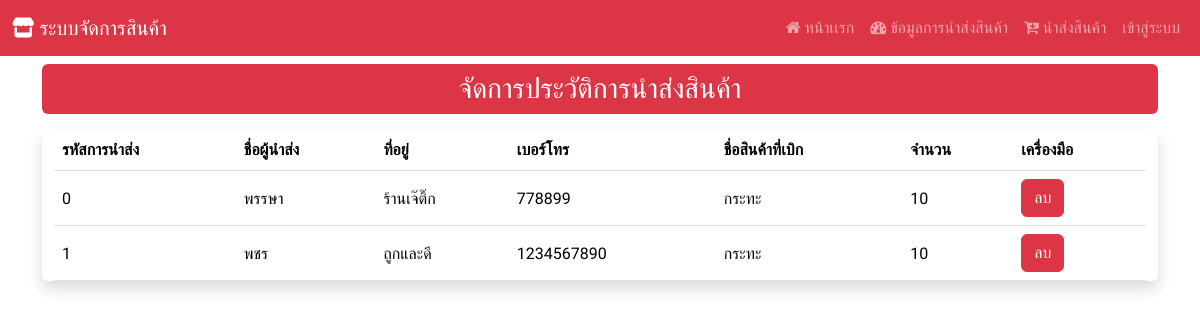
/buy_product/, run on an earlier commit of the app's database.
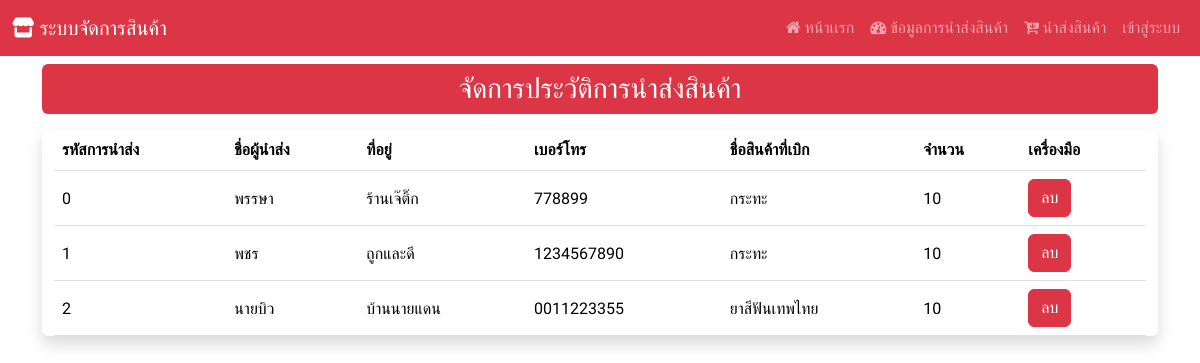
And on a later commit of the database.
### Hospital_app/models.py (models this page shows, shortened)
class report_buy(models.Model):
    report_id = models.AutoField(primary_key=True)
    username = models.CharField(max_length=255)
    address = models.CharField(max_length=255)
    tal = models.CharField(max_length=255)
    product_name = models.CharField(max_length=255)
    product_qty = models.IntegerField()

### Hospital_app/views.py (the view)
# urls.py: path('buy_product/', views.buy_product_view, name='buy_product'),
def buy_product_view(request):
    show_report = report_buy.objects.all()
    context  = {"report" : show_report}
    return render(request, "buy_product.html", context)

### Hospital_app/templates/buy_product.html (shortened to what this page needs)
{% extends "base.html" %}
{% block content %}
<div class="mt-2 p-2 bg-danger text-center text-white rounded h3">
    จัดการประวัติการนำส่งสินค้า
</div>
<div class="container-fluid my-3 justify-content-center align-items-center shadow rounded">
    <table class="table table-responsive">
        <thead>
            <tr>
                <th>รหัสการนำส่ง</th>
                <th>ชื่อผู้นำส่ง</th>
                <th>ที่อยู่</th>
                <th>เบอร์โทร</th>
                <th>ชื่อสินค้าที่เบิก</th>
                <th>จำนวน</th>
                <th>เครื่องมือ</th>
            </tr>
        </thead>
        <tbody>
            {% for i in report %}
                <tr>
                    <td class="pt-3">{{ i.report_id }}</td>
                    <td class="pt-3">{{ i.username }}</td>
                    <td class="pt-3">{{ i.address }}</td>
                    <td class="pt-3">{{ i.tal }}</td>
                    <td class="pt-3">{{ i.product_name }}</td>
                    <td class="pt-3">{{ i.product_qty }}</td>
                    <td><a href="/delete_report/{{ i.report_id }}" class="btn btn-danger" data-bs-toggle="modal" data-bs-target="#deleteConfirmationModal" onclick="setDeleteUrl('/delete_report/{{ i.report }}')">ลบ</a></td>
                </tr>
            {% endfor %}
        </tbody>
        </div>
</div>
{% endblock %}

What changed in the data, as far as the page shows it:
added report_buy: report_id "2", username "นายบิว", address "บ้านนายแดน", tal "0011223355", product_name "ยาสีฟันเทพไทย", product_qty "10"
